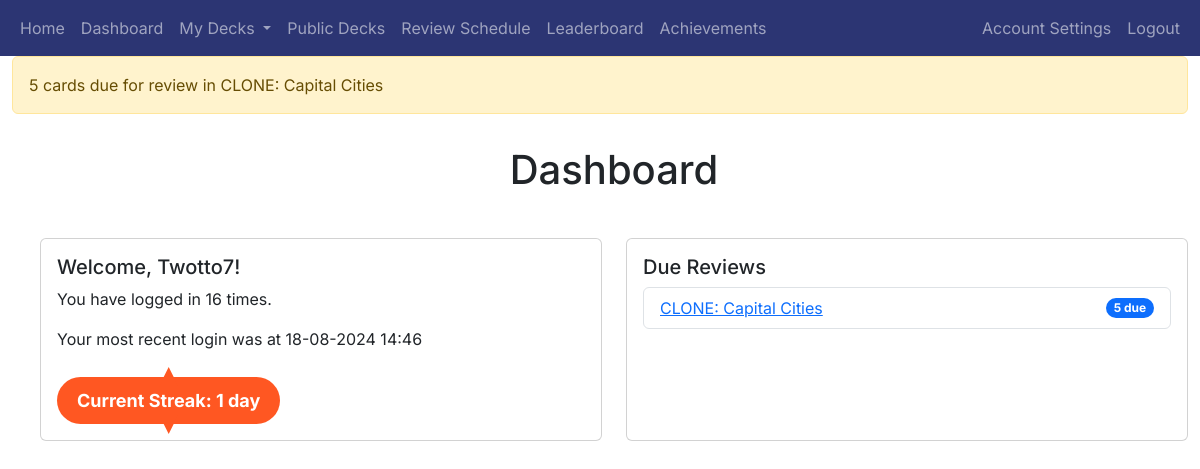
The page /dashboard (signed in) on the database its author committed.
### app/auth/models.py (models this page shows, shortened)
class User(db.Model, UserMixin):
    user_id = db.Column(db.Integer, primary_key=True)
    username = db.Column(db.String(80), unique=True, nullable=False)
    email = db.Column(db.String(120), unique=True, nullable=False)
    password_hash = db.Column(db.String(256), nullable=False)
    points = db.Column(db.Integer, default=0)  # Add points column
    achievements = db.relationship('UserAchievement', back_populates='user', cascade='all, delete-orphan')
    login_events = db.relationship('LoginEvent', backref='user', cascade='all, delete-orphan', lazy=True)
    decks = db.relationship('Deck', backref='user', cascade='all, delete-orphan', lazy=True)
    def get_login_count(self, user_id):
        return LoginEvent.query.filter_by(user_id=user_id).count()

### app/decks/models.py (models this page shows, shortened)
class Deck(db.Model):
    deck_id = db.Column(db.Integer, primary_key=True)
    name = db.Column(db.String(100), nullable=False)
    user_id = db.Column(db.Integer, db.ForeignKey('user.user_id'), nullable=False)
    created_at = db.Column(db.DateTime, nullable=False, default=datetime.utcnow)
    shared = db.Column(db.Boolean, default=False)
    review_start_date = db.Column(db.DateTime, nullable=True)
    cards = db.relationship('Card', backref='deck', cascade='all, delete-orphan', lazy=True)

### app/main/routes.py (the view)
@main_blueprint.route('/dashboard')
@login_required
def dashboard():
    user_decks = Deck.query.filter_by(user_id=current_user.user_id).all()
    due_reviews = []
    for deck in user_decks:
        due_count = Card.query.filter(
            Card.deck_id == deck.deck_id,
            Card.next_review_date <= datetime.utcnow()
        ).count()
        if due_count > 0:
            due_reviews.append({
                'deck_id': deck.deck_id,
                'name': deck.name,
                'due_count': due_count
            })
            flash(f'{due_count} cards due for review in {deck.name}', 'warning')
    login_events = LoginEvent.query.filter_by(user_id=current_user.user_id).order_by(LoginEvent.timestamp.desc()).all()
    previous_login_time = login_events[1].timestamp if len(login_events) > 1 else None
    if previous_login_time:
        bst = timezone('Europe/London')
        previous_login_time = previous_login_time.replace(tzinfo=pytz.utc).astimezone(bst)
        previous_login_time_str = previous_login_time.strftime('%d-%m-%Y %H:%M')
    else:
        previous_login_time_str = 'N/A'
    streak = session.get('streak', 1)
    user_info = {
        'username': current_user.username,
        'login_count': current_user.get_login_count(current_user.user_id),
        'last_login_at': previous_login_time_str,
        'current_streak': streak  # Add the current streak to user_info
    }
    return render_template('dashboard.html', due_reviews=due_reviews, user_info=user_info)

### app/__init__.py (called while the page is built)
@login_manager.user_loader
def load_user(user_id):
    return User.query.get(int(user_id))

### app/main/templates/dashboard.html (shortened to what this page needs)
{% extends "base.html" %}
{% block heading %}Dashboard{% endblock %}
{% block content %}
<div class="container mt-1" style="max-width: 1500px;">
    <div class="row">
        <div class="col-md-6 mb-4">
            <div class="card h-100">
                <div class="card-body">
                    <h5 class="card-title">Welcome, {{ user_info.username }}!</h5>
                    <p class="card-text">You have logged in {{ user_info.login_count }} times.</p>
                    <p class="card-text">Your most recent login was at {{ user_info.last_login_at }}</p>
                    <div class="streak-badge">
    Current Streak: {{ user_info.current_streak }} {{ 'day' if user_info.current_streak == 1 else 'days' }}
                    </div>
                </div>
            </div>
        </div>
        <div class="col-md-6 mb-4">
            <div class="card h-100">
                <div class="card-body">
                    <h5 class="card-title">Due Reviews</h5>
                    {% if due_reviews %}
                        <ul class="list-group">
                            {% for review in due_reviews %}
                                <li class="list-group-item d-flex justify-content-between align-items-center">
                                    <a href="{{ url_for('review.start_review', deck_id=review.deck_id) }}">{{ review.name }}</a>
                                    <span class="badge bg-primary rounded-pill">{{ review.due_count }} due</span>
                                </li>
                            {% endfor %}
                        </ul>
                    {% else %}
                        <p class="card-text">No reviews due at the moment.</p>
                    {% endif %}
                </div>
            </div>
        </div>
    </div>
</div>
{% endblock %}

### app/static/styles.css (style rules this page uses)
.streak-badge { display: inline-block; padding: 10px 20px; font-size: 18px; font-weight: bold; color: white; background-color: #FF5722; border-radius: 50px; text-align: center; margin-top: 10px; position: relative; }
.streak-badge::before { content: ''; position: absolute; top: -10px; left: 50%; transform: translateX(-50%); width: 20px; height: 20px; background-color: #FF5722; clip-path: polygon(50% 0%, 100% 100%, 0% 100%); }
.streak-badge::after { content: ''; position: absolute; bottom: -10px; left: 50%; transform: translateX(-50%); width: 20px; height: 20px; background-color: #FF5722; clip-path: polygon(0% 0%, 100% 0%, 50% 100%); }

### app/templates/base.html (style rules this page uses)
body { font-family: 'Inter', sans-serif; }
h1, h2, h3, h4, h5, h6, p, a { font-family: 'Inter', sans-serif; }

### rows shown on the page
User: username "Twotto7"
Deck: name "CLONE: Capital Cities", due_count "5"

### other values the page prints
{{ message }} "5 cards due for review in CLONE: Capital Cities"
{{ user_info.login_count }} "16"
{{ user_info.last_login_at }} "18-08-2024 14:46"
{{ user_info.current_streak }} "1"
{{ 'day' if user_info.current_streak == 1 else 'days' }} "day"
